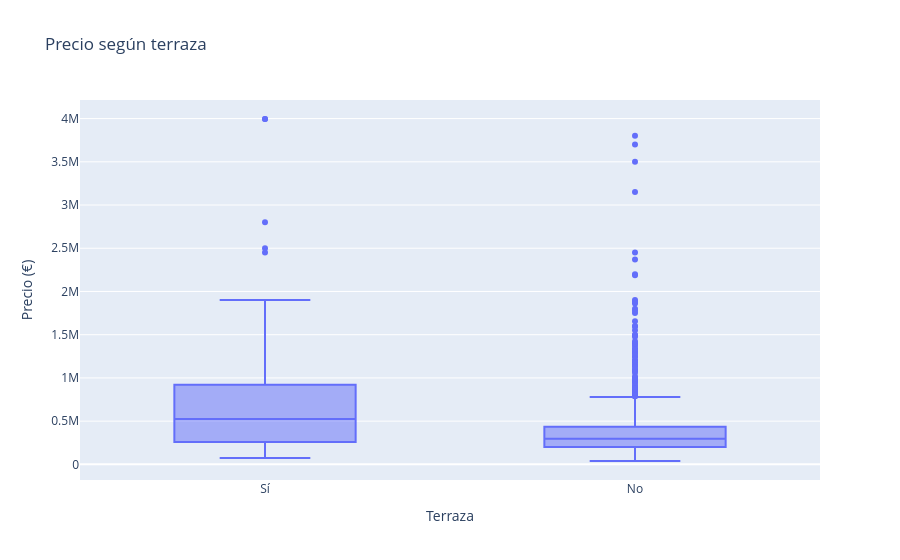

Notebook code for this chart:
### Markdown cell above
## Parte 3: T-test de dos muestras

¿Los pisos con terraza son más caros? Visualizamos primero.

### Code cell
df["Terraza"] = df["terrace"].fillna(0).map({1:"Sí", 0:"No"})
px.box(df, x="Terraza", y="price", title="Precio según terraza",
       labels={"price":"Precio (€)"})

### Figure 1 — Plotly figure (JSON) as saved in the notebook; plotly's stock layout.template omitted (floating-point values rounded to 4 significant figures; data arrays with more than 128 entries replaced by an {"elided": "..."} marker saying what was removed)
{"data": [{"alignmentgroup": "True", "hovertemplate": "Terraza=%{x}<br>Precio (€)=%{y}<extra></extra>", "legendgroup": "", "marker": {"color": "#636efa"}, "name": "", "notched": false, "offsetgroup": "", "orientation": "v", "showlegend": false, "type": "box", "x": {"elided": "1000 str values"}, "x0": " ", "xaxis": "x", "y": {"elided": "1000 float values"}, "y0": " ", "yaxis": "y"}], "layout": {"boxmode": "group", "legend": {"tracegroupgap": 0}, "title": {"text": "Precio según terraza"}, "xaxis": {"anchor": "y", "domain": [0, 1], "title": {"text": "Terraza"}}, "yaxis": {"anchor": "x", "domain": [0, 1], "title": {"text": "Precio (€)"}}}}
